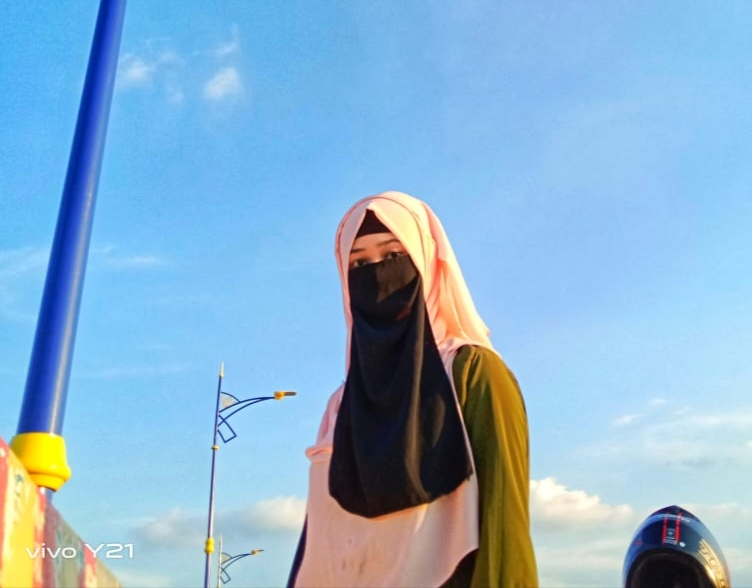
#> input picture Fun Projects/WhatsApp Image 2022-10-25 at 7.00.20 PM.jpeg, 752 x 588 px
$ python 03_cartoon_effect.py
#> lines starting #> are read from the running program, lines starting #| are printed output that depends on the picture; after the words box and inside, x2 and y2 are one past the last pixel; in counts of white or black regions, pixels touching at a corner belong together
import cv2
import numpy as np
from tkinter.filedialog import *

photo = askopenfilename()
#> the answer given: WhatsApp Image 2022-10-25 at 7.00.20 PM.jpeg
img = cv2.imread(photo)
#> img is the input picture: shape (588, 752, 3); mean B, G, R 206.8, 177.8, 138.3

grey = cv2.cvtColor(img,cv2.COLOR_BGR2GRAY)
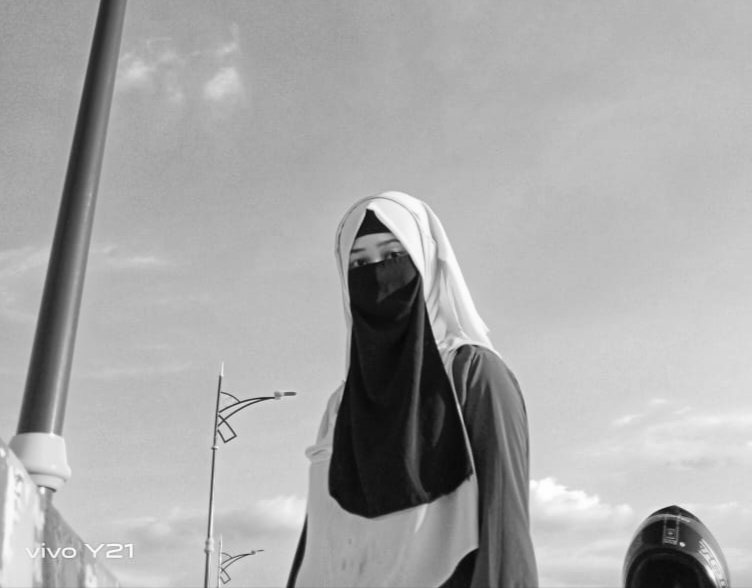
#> grey: shape (588, 752); min 6, max 254, mean 169.3
grey = cv2.medianBlur(grey,5)
edges = cv2.adaptiveThreshold(grey,255,cv2.ADAPTIVE_THRESH_MEAN_C,cv2.THRESH_BINARY,9,9)
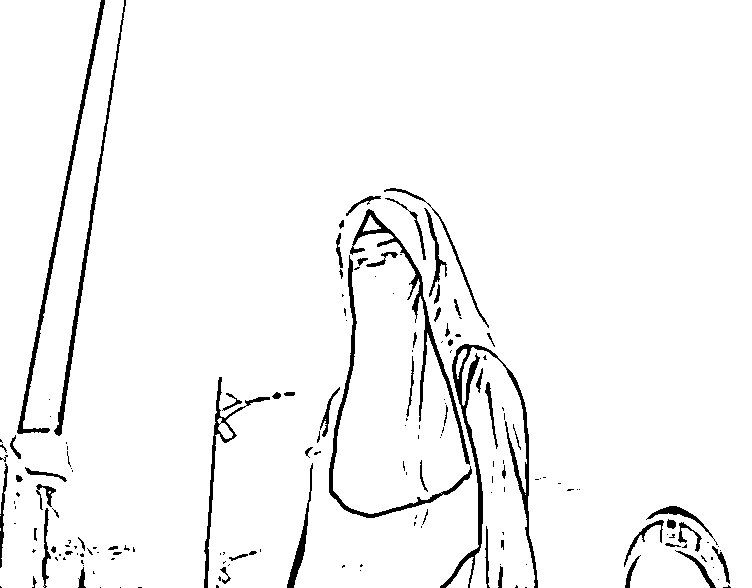
#> edges: shape (588, 752); 96% white; 170 black regions (105 under 20 px), largest, box (x1, y1, x2, y2) and area: (440, 344, 538, 588) 2675, (17, 0, 105, 434) 1906, (350, 209, 470, 465) 1892

#cartoonizing-->
color = cv2.bilateralFilter(img,9,250,250)
cartoon = cv2.bitwise_and(color,color,mask = edges)
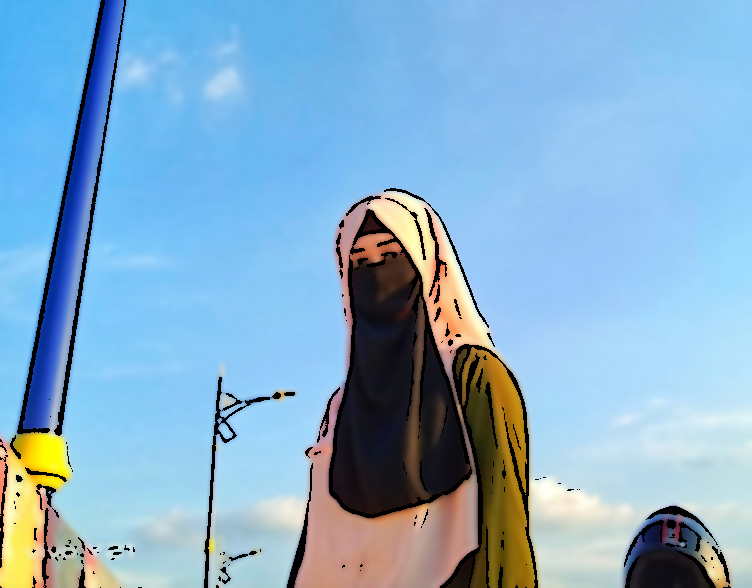
#> cartoon: shape (588, 752, 3); mean B, G, R 202.6, 173.8, 134

cv2.imshow("Image",img)
cv2.imshow("Cartoon",cartoon)

#saving-->
cv2.imwrite("cartoon.jpg",cartoon)
cv2.waitKey(0)
cv2.destroyAllWindows()
